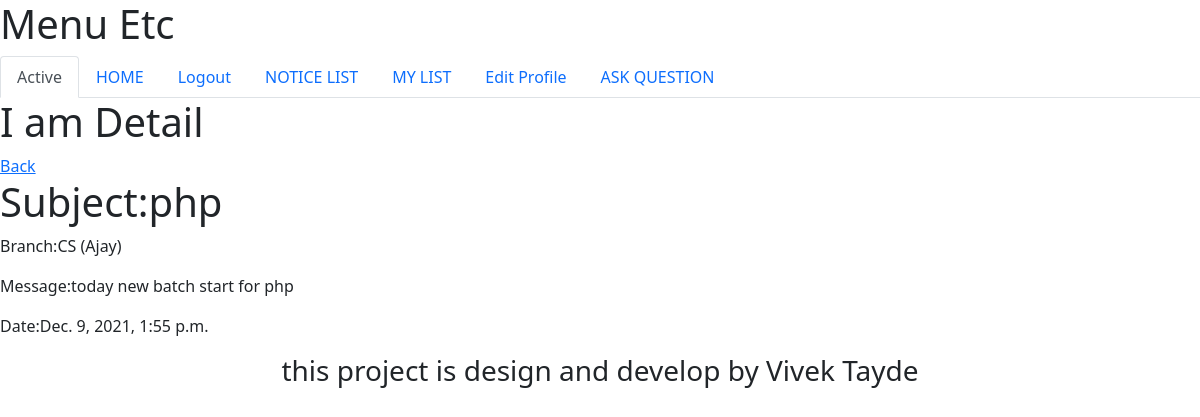
The app's page /college/notice/2 (signed in) with its own data.
### college/models.py (models this page shows, shortened)
class Notice(models.Model):
    subject = models.CharField(max_length = 100)
    msg = models.TextField()
    cr_date = models.DateTimeField(auto_now_add=True)
    branch = models.ForeignKey(to=Branch, on_delete=CASCADE, null=True, blank=True)

class Branch(models.Model):
    name = models.CharField(max_length = 100)
    hod = models.CharField(max_length = 100)
    def __str__(self):
        return "%s (%s)" % (self.name, self.hod) # multipale  string sow karane ke liye database me  brach,hod dono show karega

### college/views.py (the view)
# urls.py: path('notice/<int:pk>', views.NoticeDetailView.as_view()),
@method_decorator(login_required, name="dispatch")
class NoticeDetailView(DetailView):
    model = Notice

### college/templates/college/notice_detail.html
{%extends 'base.html'%}
{%block content%}
<h1>I am Detail</h1>
<a href='/college/notice'>Back</a>
<h1>Subject:{{ notice.subject }}</h1>
<p>Branch:{{ notice.branch }}</p>
<p>Message:{{ notice.msg }}</p>
<p>Date:{{ notice.cr_date }}</p>
{%endblock%}

### records on screen
Notice: subject "php", branch "CS (Ajay)", msg "today new batch start for php", cr_date "Dec. 9, 2021, 1:55 p.m."
